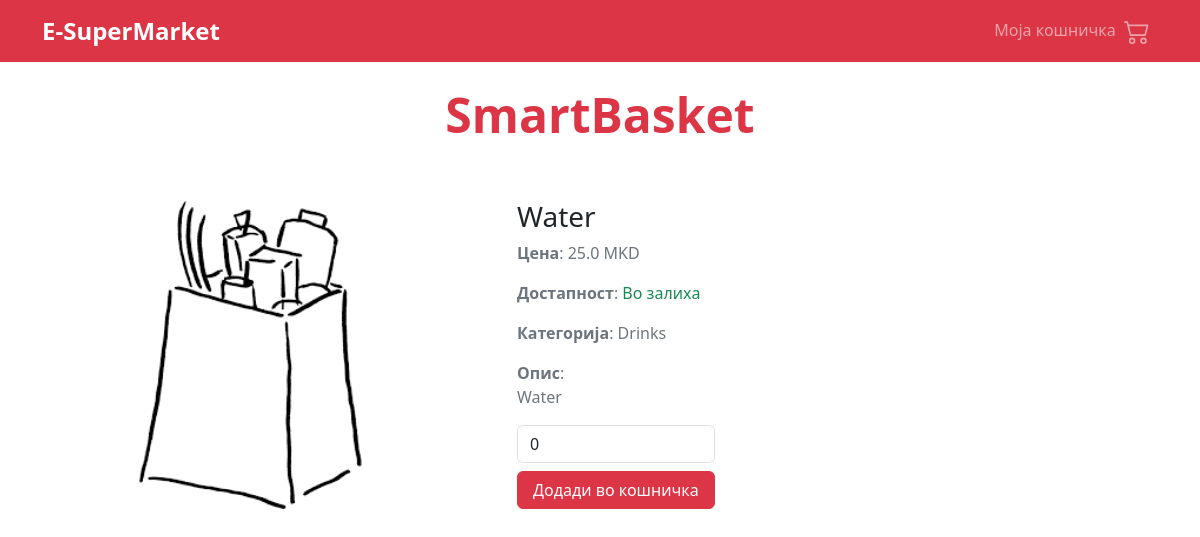
The app's page /product-detail/1, older data.
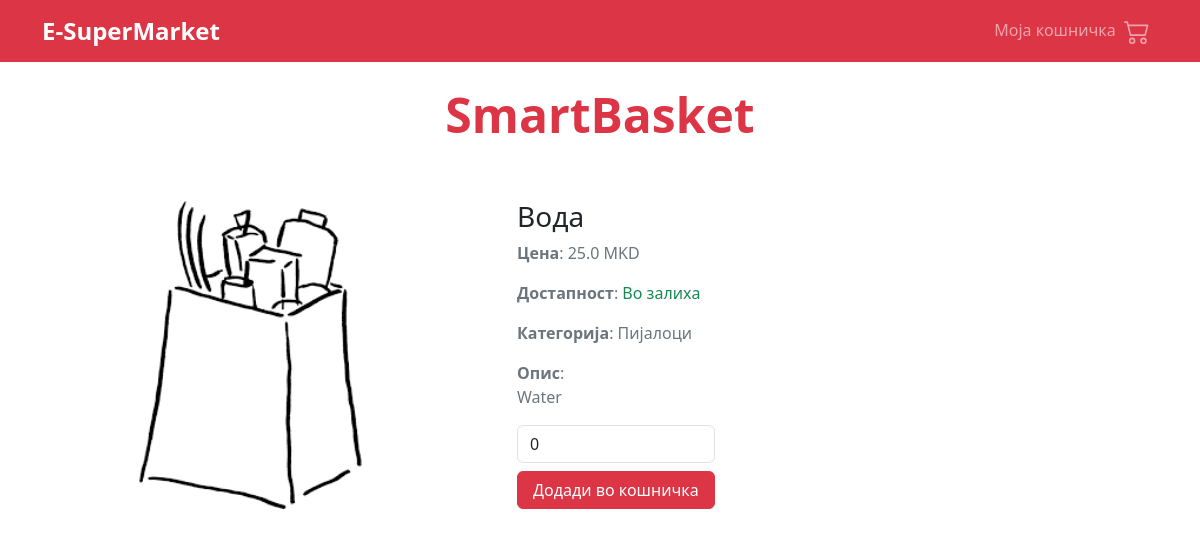
The same page, newer data.
### SmartBasket/models.py (models this page shows, shortened)
class Product(models.Model):
    name = models.CharField(max_length=100)
    price = models.FloatField()
    category = models.ForeignKey(Category, on_delete=models.CASCADE)
    image = models.ImageField(upload_to='images/')
    description = models.TextField()
    quantity = models.IntegerField()

class Category(models.Model):
    name = models.CharField(max_length=100)
    market = models.ForeignKey(Market, on_delete=models.CASCADE)

### SmartBasket/views.py (the view)
# urls.py: path('product-detail/<str:product_id>', product_details, name='product'),
def product_details(request, product_id):
    product = Product.objects.get(id=product_id)
    return render(request, 'product_details.html', {'product': product, 'error': 'None'})

### templates/product_details.html (shortened to what this page needs)
{% extends "customer_base.html" %}
{% block content %}
    <div class="container mt-4">
        <div class="row">
            <div class="col-md-12 text-center">
                <h1 class="display-5 text-danger fw-bold">SmartBasket</h1>
            </div>
        </div>
        <div class="row mt-5">
            <div class="col-md-1"></div>
            <div class="col-md-3">
                <img src="{{ MEDIA_URL }}{{ product.image.url }}" alt="{{ product.name }}" class="h-100">
            </div>
            <div class="col-md-1"></div>
            <div class="col-md-7">
                <h3>{{ product.name }}</h3>
                <p class="text-secondary"><span class="fw-bold">Цена</span>: {{ product.price }} MKD</p>
                <p class="text-secondary"><span class="fw-bold">Достапност</span>:
                    {% if product.quantity > 0 %}
                        <span class="text-success">Во залиха</span>
                    {% else %}
                        <span class="text-danger">Нема во залиха</span>
                    {% endif %}
                </p>
                <p class="text-secondary"><span class="fw-bold">Категорија</span>: {{ product.category.name }}</p>
                <p class="text-secondary"><span class="fw-bold">Опис</span>: <br />
                    {{ product.description }}
                </p>
                <form action="{% url 'add-to-cart' product.id %}" method="post">
                    <div class="row">
                        <div class="col-md-4">
                            <input type="number" name="quantity" id="quantity" class="form-control" value="0" min="1" max="{{ product.quantity }}">
                        </div>
                    </div>
                    <div class="row">
                        <div class="col-md-4">
                            <button type="submit" class="w-100 btn btn-danger mt-2">Додади во кошничка</button>
                        </div>
                    </div>
                </form>
            </div>
        </div>
    </div>
{% endblock %}

Row changes from the older to the newer data that the page shows:
changed Product "Water": name "Water" → "Вода"; category.name "Drinks" → "Пијалоци"
